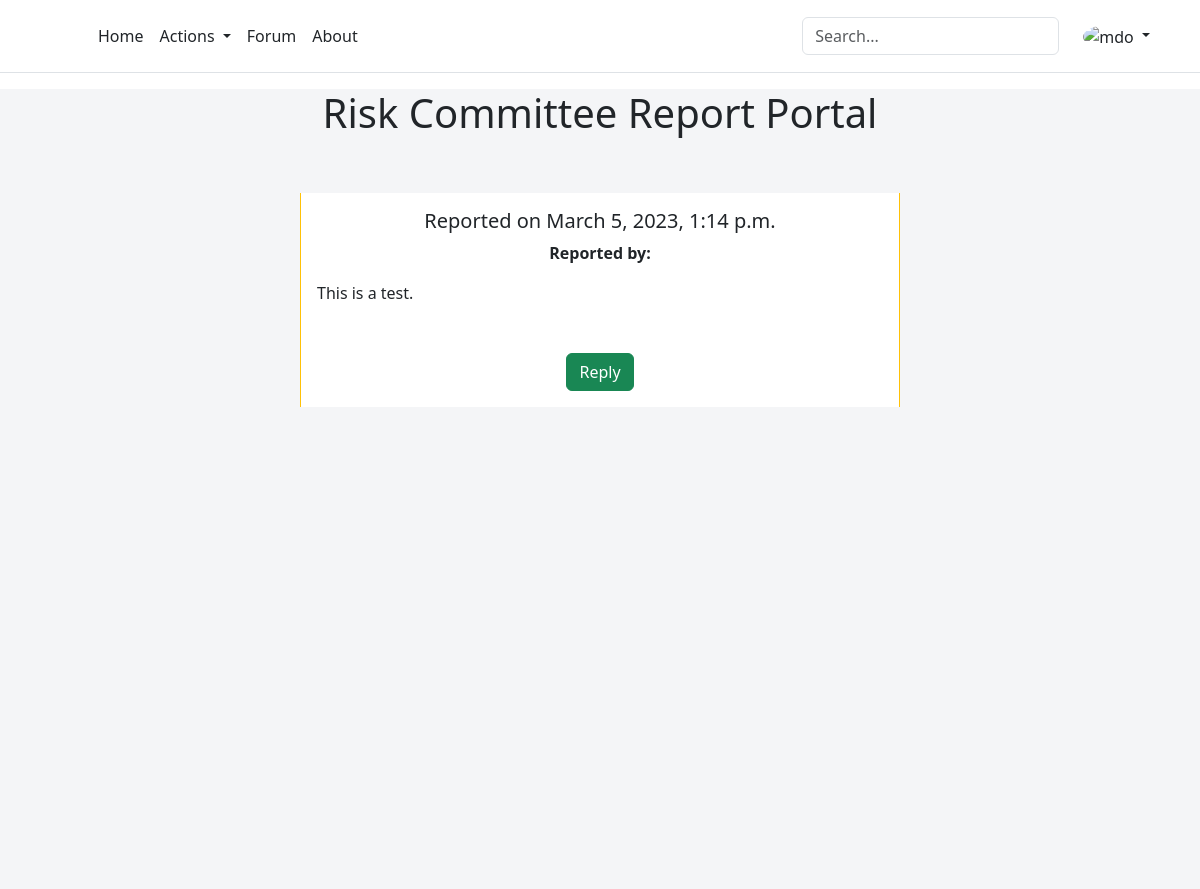
The page /view-reports/1/ on the database its author committed.
### skmsapp/models.py (models this page shows, shortened)
class Report(models.Model):
    reporter_comments = models.TextField()
    reporter_name = models.CharField(max_length=300, choices= (('Current User','Current User'), ('Anonymous','Anonymous')), default='Current User')
    report_date = models.DateTimeField(auto_now_add=True)
    contact_preference = models.CharField(max_length = 3, choices= (('N','No'), ('Y','Yes')), default='Y')
    report_anonymously = models.CharField(max_length = 3, choices= (('N','No'), ('Y','Yes')), default='N')
    submitter = models.CharField(max_length=50, null=True)

### skmsapp/views.py (the view)
# urls.py: path('view-reports/<int:report_id>/', views.viewReport, name='viewReports'),
def viewReport(request, report_id):
    post = Report.objects.get(id=report_id)
    user = request.user
    if request.method == 'POST':
        content = request.POST["content"]
        datetime = timezone.now()
        NewReportReplyToSubmitter = ReportReplyToSubmitter(submitter=user, report_reply=content, is_read="N", activity_date=datetime)
        NewReportReplyToSubmitter.save()
        messages.success(request, "You're reply has been sent.'.")
        return redirect("viewAllReports")
    else:
        return render(request, "view-reports.html", {'post':post, 'user':user})

### skmsapp/templates/view-reports.html (shortened to what this page needs)
{% extends "site-skeleton.html" %}
{% block body %}
<center>
<h1>Risk Committee Report Portal</h1>
<br /><br />
<div class="card row-hover pos-relative py-3 px-3 mb-3 border-warning border-top-0 border-right-0 border-bottom-0 rounded-0" style="width: 50%;">
    <div class="row align-items-center">
      <div>
        <h5>
          Reported on {{post.report_date}}
        </h5>
        <p class="text-sm"><span class="op-6"><strong>Reported by:</strong></span> <em>{{user.first_name}} {{user.last_name}}</em></p>
        <div class="text-sm op-5" style="text-align: left;"> {{post.reporter_comments}}</div>
        <br>
       </div>
    </div>
    <br>
    {% if post.contact_preference == "Y" %}
    <div class="reply-button-div">
      <a href="#reply" class="btn btn-success" id="reply" onclick="showReply()">Reply</a>
    </div>
    {% else %}
    <h4 style="text-align: center; color: crimson;">Reporter does not wish to be contacted</h4>
    {% endif %}
</div>
</center>
{% endblock %}

### rows shown on the page
Report: report_date "March 5, 2023, 1:14 p.m.", reporter_comments "This is a test."
